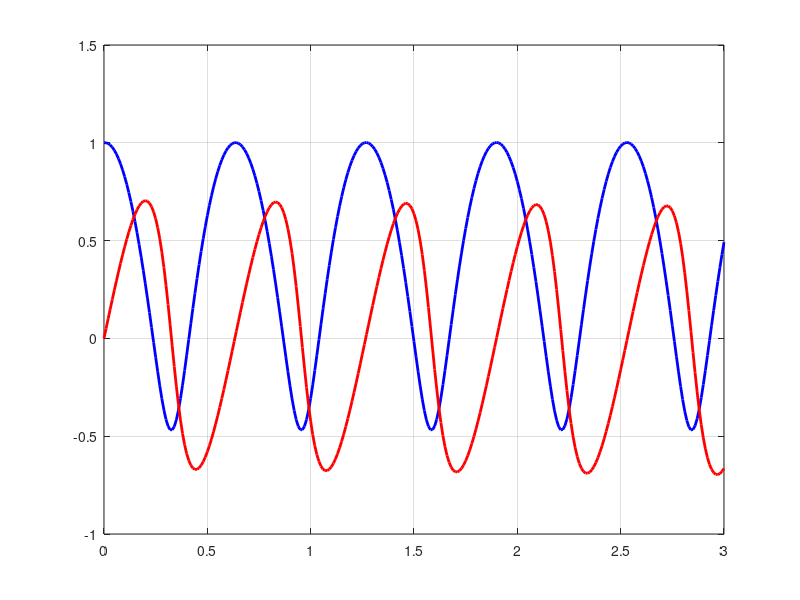
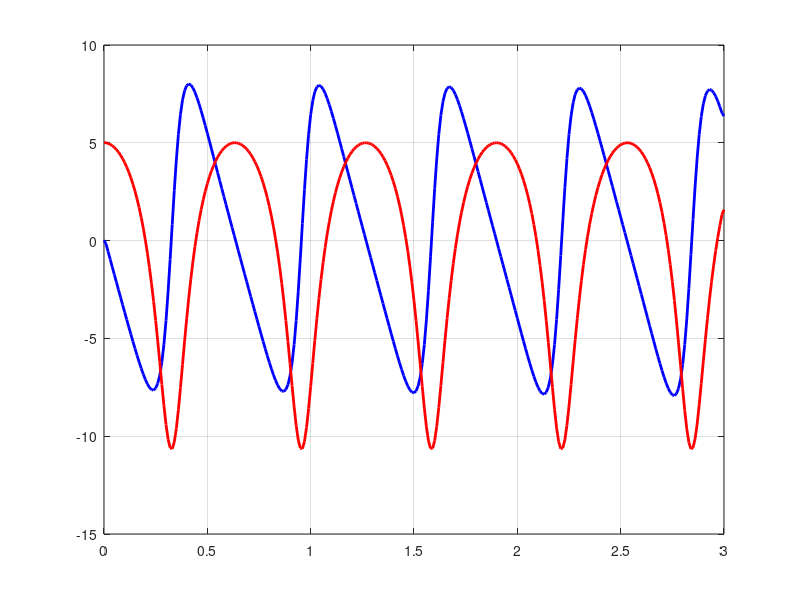
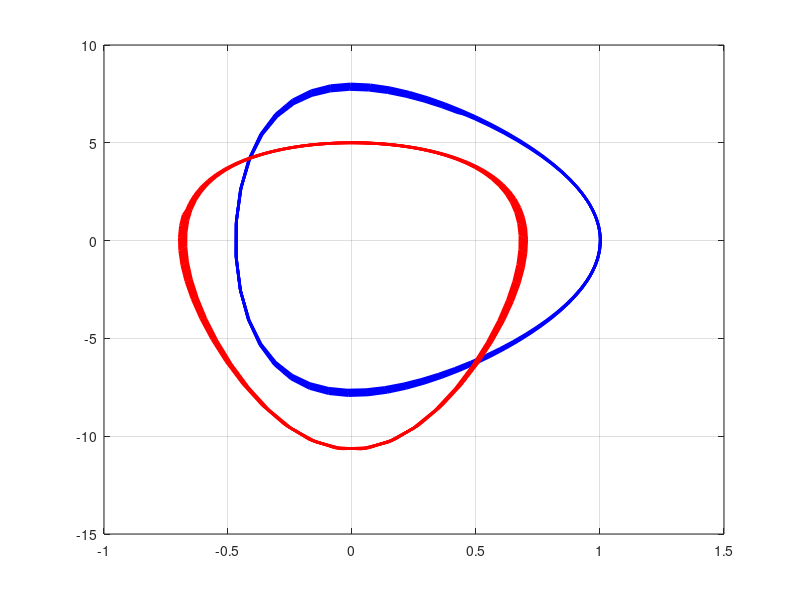

The MATLAB script that drew these images, in order:
% Clase 13
%  18 de noviembre del 2021
% Algoritmo de Verlet a un oscilador 
clear all: close all:
dt = 0.01; ti = 0; tf = 3.0; g = 9.8; m = 0.2;
%%%%%%%%%%%%%%%%%%%%%%%%%%%%%%%%%%%%%%%%%%%%%%%%%%%%
x(1) = 1.0; vx(1) = 0.02; 
x(2) = x(1) + vx(1)*dt;
y(1) = 0.0; vy(1) = 5.01; 
y(2) = y(1) + vy(1)*dt;

t = ti:dt:tf; N = length(t);

for i = 3:N
  x(i) = 2*x(i - 1) - x(i - 2) - ...
         (4*pi^2*x(i-1)/(x(i - 1)^2 + y(i - 1)^2)^(3/2)...
         *dt^2);
  vx(i - 1) = (x(i) - x(i - 2))/(2*dt);
  y(i) = 2*y(i - 1) - y(i - 2) - ...
         (4*pi^2*y(i-1)/(y(i - 1)^2 + x(i - 1)^2)^(3/2)...
         *dt^2);
  vy(i - 1) = (y(i) - y(i - 2))/(2*dt);
endfor

vx(N) = (x(N) - x(N - 1))/(dt);
vy(N) = (y(N) - y(N - 1))/(dt);

figure(1); clf;
plot(t, x,'b', 'LineWidth', 2,...
     t, y,'r', 'LineWidth', 2);
grid on;

figure(2); clf;
plot(t, vx,'b', 'LineWidth', 2,...
     t, vy,'r', 'LineWidth', 2);
grid on;

figure(3); clf;
plot(x, vx,'b', 'LineWidth', 2,...
     y, vy,'r', 'LineWidth', 2);
grid on;
